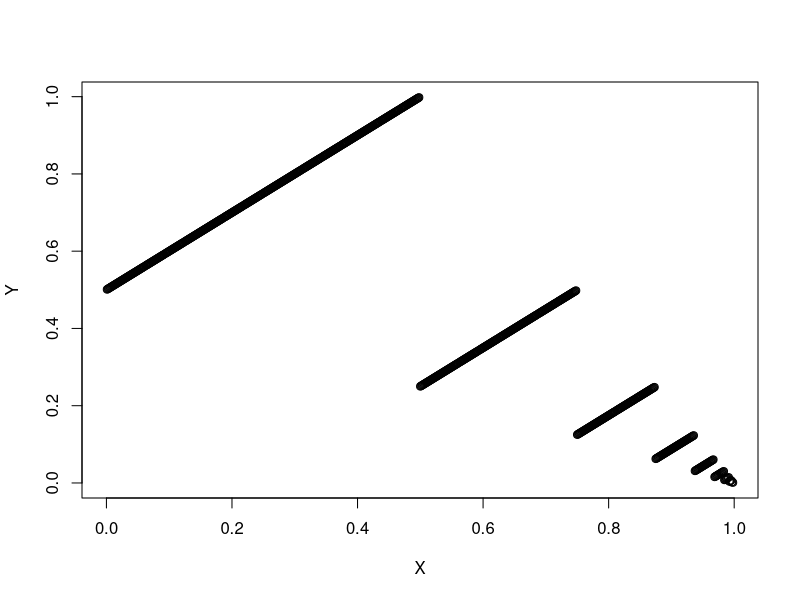
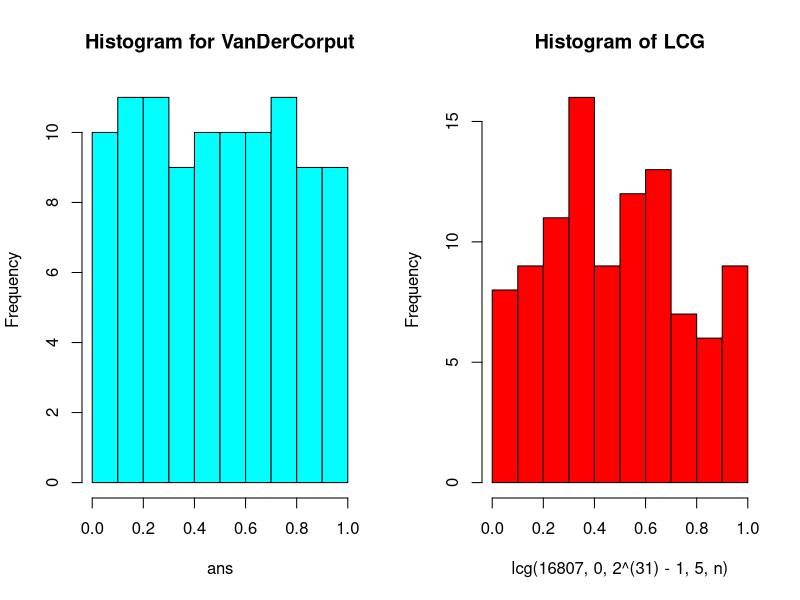
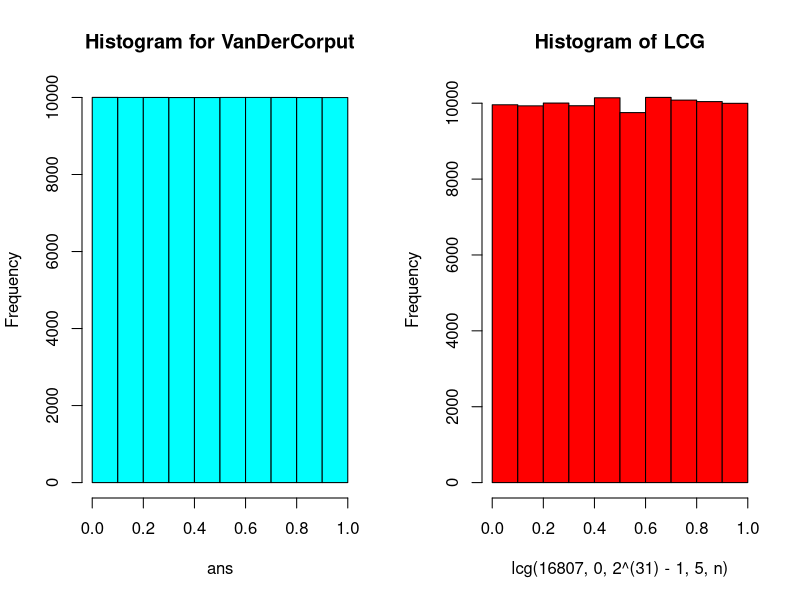

These figures' R source, in order:
baseRep<-function(n,b){
	vec<-c()
	i<-1
	while(n!=0){
		vec<-c(vec,n%%b)
		n<-n/b-(n%%b)/b
	}
	return(vec)
}

lcg<-function(a,b,m,seed,n){
	ans<-vector(length=n)
	ans[1]=seed
	for(i in 2:n){
		ans[i]<-((ans[i-1]*a+b)%%m)
	}
	return(ans/m)
}


VanderCorput<-function(n,b){
	rev_base_rep<-baseRep(n,b)
	m<-length(rev_base_rep)

	ans<-0
	expo<-1/b
	for(i in 1:m){
		ans<-ans+rev_base_rep[i]*expo
		expo<-expo/b
	}
	return(ans)
}

base<-2

# Printing First 25 numbers
N<-25
for(i in 1:N){
	cat("i->",i," rep = ",VanderCorput(i,base),"\n")
}

# Overlapping pair plots
N<-1000
X<-c()
for(i in 1:N){
	X<-c(X,VanderCorput(i,base))
}
Y<-X[2:N]
X<-X[1:N-1]
png("que1_overlapping.png")
plot(X,Y)

# Histograms

# VanderCorput
N<-c(100,100000)
for(n in N){

	ans<-c()
	for(i in 1:n){
		ans<-c(ans,VanderCorput(i,base))
	}
	print(n)
	png(paste("que1_histogram",n,".png"))
	par(mfrow=c(1:2))
	hist(ans,breaks=10,col='cyan',main="Histogram for VanDerCorput")
	hist(lcg(16807,0,2^(31)-1,5,n),breaks=10,col='red',main="Histogram of LCG")
}
